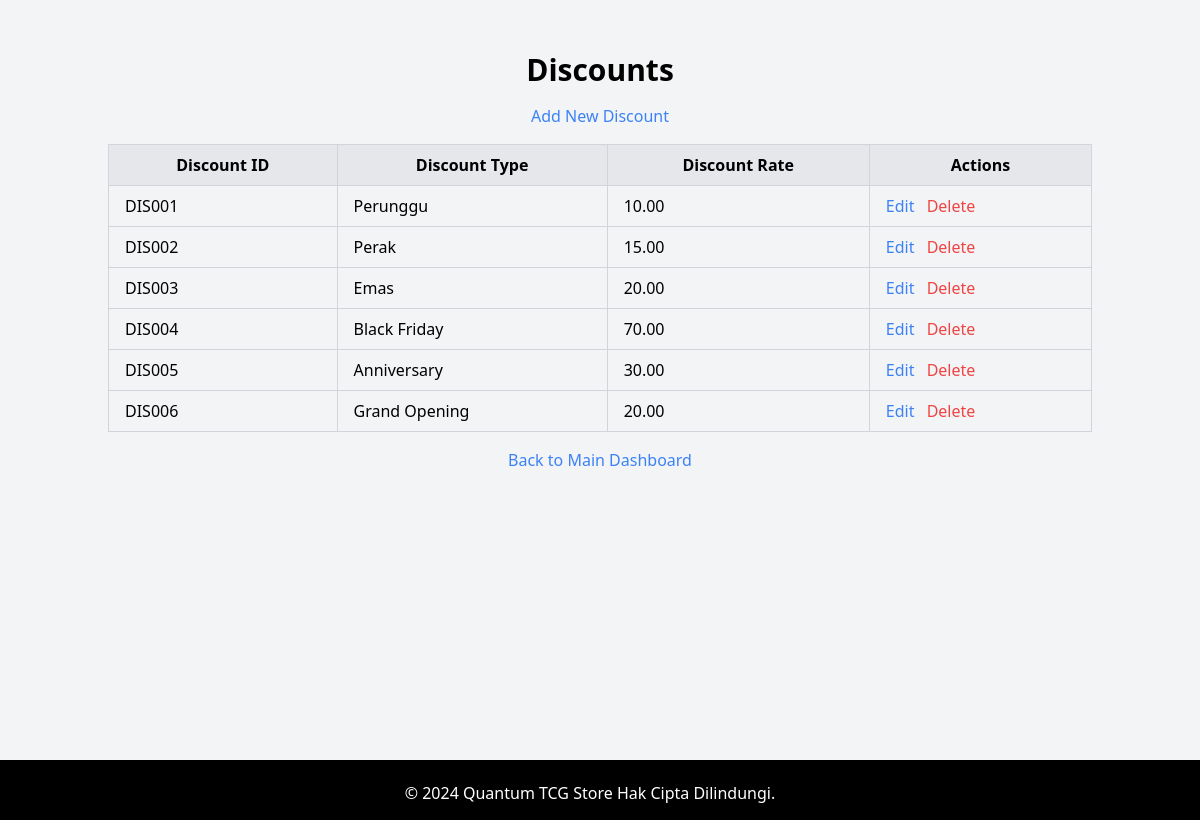
/sources/discounts/discounts.php, run on an earlier commit of the app's database.
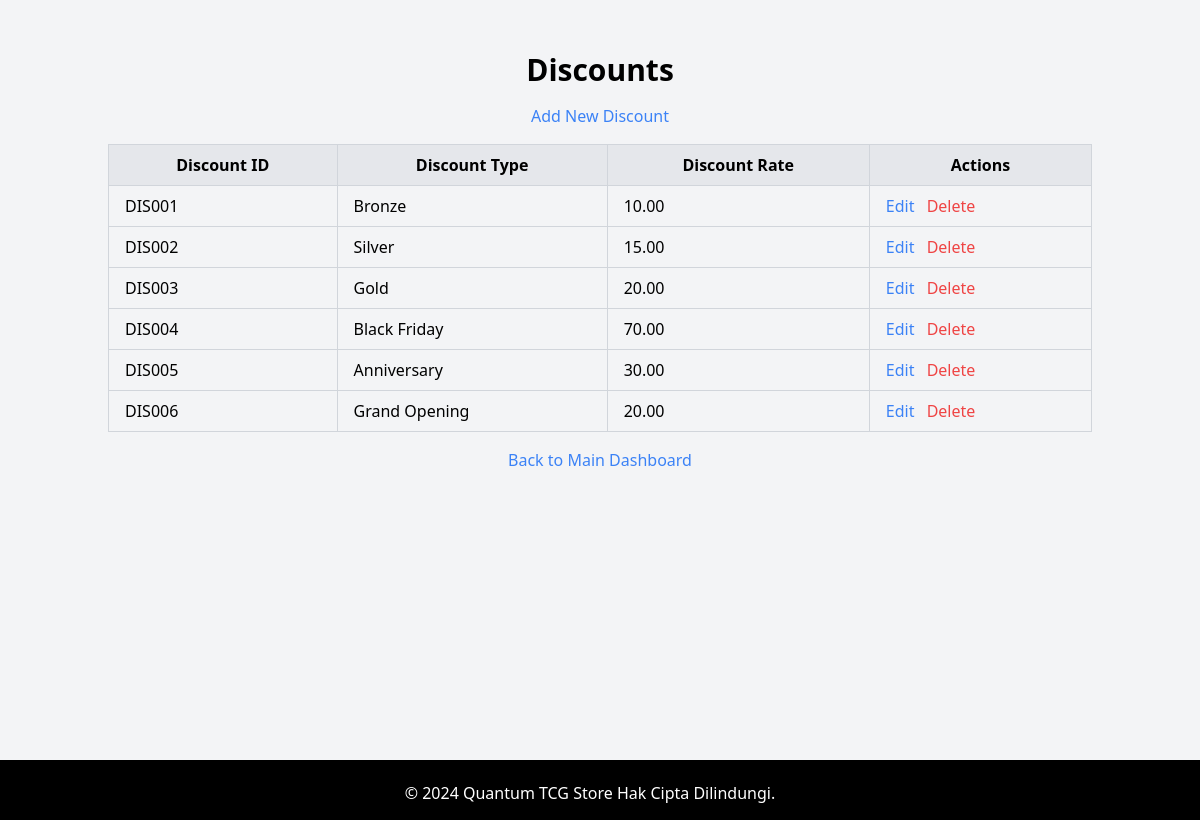
And on a later commit of the database.
### tables this page shows
CREATE TABLE Discount (
        DiscountID char(6)  NOT NULL,
        DiscountType varchar(30)  NOT NULL,
        DiscountRate decimal(5,2)  NOT NULL,
        CONSTRAINT Discount_pk PRIMARY KEY (DiscountID)
    );

### sources/discounts/discounts.php (the view, shortened to what this page needs)
<?php
include '../../service/db.php';
$sql = 'SELECT * FROM Discount';
$statement = $pdo->prepare($sql);
$statement->execute();
$discounts = $statement->fetchAll();
?>
<!DOCTYPE html>
<html lang="en">
<head>
    <link rel="stylesheet" href="../css/styles.css">
    <link href="https://cdn.jsdelivr.net/npm/tailwindcss@2.2.19/dist/tailwind.min.css" rel="stylesheet">
</head>
<body class="bg-gray-100">
    <div class="container mx-auto mt-8">
        <h1 class="text-3xl font-bold mb-4 text-center">Discounts</h1>
        <a href="add.php" class="block text-center mb-4 text-blue-500 hover:text-blue-700">Add New Discount</a>
        <table class="w-full border-collapse border border-gray-200">
            <thead>
                <tr class="bg-gray-200">
                    <th class="border border-gray-300 px-4 py-2">Discount ID</th>
                    <th class="border border-gray-300 px-4 py-2">Discount Type</th>
                    <th class="border border-gray-300 px-4 py-2">Discount Rate</th>
                    <th class="border border-gray-300 px-4 py-2">Actions</th>
                </tr>
            </thead>
            <tbody>
                <?php foreach ($discounts as $discount): ?>
                <tr>
                    <td class="border border-gray-300 px-4 py-2"><?= htmlspecialchars($discount['DiscountID']) ?></td>
                    <td class="border border-gray-300 px-4 py-2"><?= htmlspecialchars($discount['DiscountType']) ?></td>
                    <td class="border border-gray-300 px-4 py-2"><?= htmlspecialchars($discount['DiscountRate']) ?></td>
                    <td class="border border-gray-300 px-4 py-2">
                        <a href="edit.php?id=<?= htmlspecialchars($discount['DiscountID']) ?>" class="text-blue-500 hover:text-blue-700">Edit</a>
                        <a href="discounts.php?delete_id=<?= htmlspecialchars($discount['DiscountID']) ?>" onclick="return confirm('Are you sure?')" class="ml-2 text-red-500 hover:text-red-700">Delete</a>
                    </td>
                </tr>
                <?php endforeach; ?>
            </tbody>
        </table>
        <a href="../../dashboard.php" class="block text-center mt-4 text-blue-500 hover:text-blue-700">Back to Main Dashboard</a>
    </div>
    <footer class="bg-gray-800 text-white text-center py-4 mt-auto">
    </footer>
</body>
</html>

What changed in the data, as far as the page shows it:
changed discount "DIS001": DiscountType "Perunggu" → "Bronze"
changed discount "DIS002": DiscountType "Perak" → "Silver"
changed discount "DIS003": DiscountType "Emas" → "Gold"
